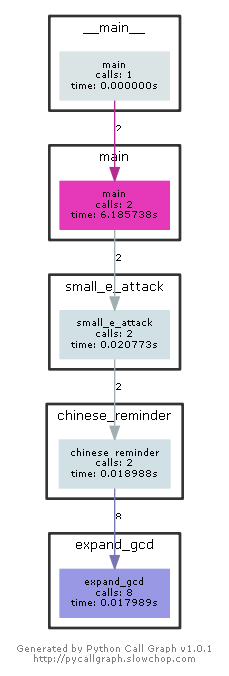

This figure's Python source:
import gmpy2

from pycallgraph import Config
from pycallgraph import GlobbingFilter
from pycallgraph import PyCallGraph
from pycallgraph.output import GraphvizOutput


def expand_gcd(a, b):  # 欧几里得拓展算法

    # 前要判断
    if a == 0:
        if b > 0:
            return 0, 1, b
        else:
            return 0, -1, -b
    if b == 0:
        return 1, 0, a
    if a == 1 and b == 1:
        return 1, 0, 1
    # 准备工作
    t = 1  # 偏项，以便后续列表从i=-1开始，t+i表示第i项
    r = [a, b]
    x = [1, 0]
    y = [0, 1]
    q = [0, 0]

    i = -1

    q.append(r[t + i] // r[t + i + 1])  # q1

    i = 1
    while True:
        x_new = x[t + i - 2] - q[t + i] * x[t + i - 1]  # xi
        y_new = y[t + i - 2] - q[t + i] * y[t + i - 1]  # yi
        x.append(x_new)
        y.append(y_new)

        r_new = a * x[t + i] + b * y[t + i]  # ri
        if r_new == 0:
            break
        r.append(r_new)
        q_new = r[t + i - 1] // r[t + i]
        q.append(q_new)
        i = i + 1
    x_, y_, r_ = x[t + i - 1], y[t + i - 1], r[t + i - 1]

    if r_ < 0:
        x_ = -x_
        y_ = -y_
        r_ = -r_
    if x_ < 0:
        while x_ < 0:
            x_ = abs(b) // r_ + x_
        y_ = (r_ - a * x_) // b
    x_ = int(x_)
    y_ = int(y_)
    r_ = int(r_)
    return x_, y_, r_


def chinese_reminder(C, N, all):
    M = 1
    for i in N:
        M *= i
    res = 0
    for i in range(all):
        mi = M // N[i]
        t = expand_gcd(mi, N[i])[0]
        res = (res + C[i] * t * mi) % M
    return res


def small_e_attack(e, C, N):
    # 中国剩余定理求Y
    y = chinese_reminder(C, N, e)
    res = int(gmpy2.iroot(y, e)[0])
    # res = int(pow(y, 1 / e))
    return res


def main():
    all = int(input().strip())
    e = int(input().strip())
    C = []
    N = []
    for i in range(all):
        c = int(input().strip())
        C.append(c)
        n = int(input().strip())
        N.append(n)
    ans = small_e_attack(e, C, N)

    print(ans)


if __name__ == "__main__":
    ############################################################################
    '''
        生成函数调用图
    '''
    config = Config()
    config.trace_filter = GlobbingFilter(
        include=[
            '*'
        ]
    )
    config.trace_filter = GlobbingFilter(
        exclude=['pycallgraph.*']
    )
    ############################################################################

    graphviz = GraphvizOutput()
    graphviz.output_file = '小指数广播攻击.png'
    with PyCallGraph(output=graphviz, config=config):
        for i in range(2):
            main()
